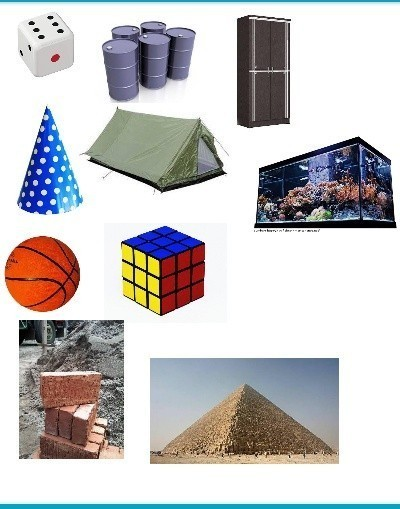
//> input picture bolatest.jpg, 400 x 509 px, given in place of the camera
$ ./segment   (built with g++ and OpenCV 4)
//> lines starting //> are read from the running program, lines starting //| are printed output that depends on the picture; after the words box and inside, x2 and y2 are one past the last pixel; in counts of white or black regions, pixels touching at a corner belong together
#include "opencv2/opencv.hpp"
#include "opencv2/core/core.hpp"
#include "opencv2/imgproc/imgproc.hpp"

using namespace cv;
using namespace std;

Vec3b Scalar_to_Vec3b(Scalar input){
    return Vec3b(input[0],input[1],input[2]);
}
void onTrackbar(int, void*){}


int frame_width=720,frame_height=720;

//green
int GL_H=40,GL_S=40,GL_V=40;
int GH_H=80,GH_S=255,GH_V=255;

//white
int WL_H=20,WL_S=0,WL_V=200;
int WH_H=225,WH_S=150,WH_V=255;

//orange
int OL_H=0,OL_S=100,OL_V=100;
int OH_H=20,OH_S=255,OH_V=255;

//raidus
int a=10,b=50;

int main(int argc, char** argv)
{
    VideoCapture cap(2);

    Mat frm=Mat::ones(frame_width,frame_height,CV_8UC3);
    const string videoStreamAddress = "https://10.252.133.72:8080/videofeed?something.mjpeg";
    // [5 lines of commented-out code are left out]

    namedWindow("Original", WINDOW_AUTOSIZE);
    //namedWindow("filter", WINDOW_AUTOSIZE);

    //namedWindow("setRad",WINDOW_FREERATIO);

    // namedWindow("white", WINDOW_AUTOSIZE);
    //namedWindow("green", WINDOW_AUTOSIZE);
    //namedWindow("orange", WINDOW_AUTOSIZE);*/

    // //green
    // createTrackbar("gLow_H","green",&GL_H,255,onTrackbar);
    // createTrackbar("gHigh_H","green",&GH_H,255,onTrackbar);
    // createTrackbar("gLow_S","green",&GL_S,255,onTrackbar);
    // createTrackbar("gHigh_S","green",&GH_S,255,onTrackbar);
    // createTrackbar("gLow_V","green",&GL_V,255,onTrackbar);
    // createTrackbar("gHigh_V","green",&GH_V,255,onTrackbar);

    //white
    // createTrackbar("wLow_H","white",&WL_H,255,onTrackbar);
    // createTrackbar("wHigh_H","white",&WH_H,255,onTrackbar);
    // createTrackbar("wLow_S","white",&WL_S,255,onTrackbar);
    // createTrackbar("wHigh_S","white",&WH_S,255,onTrackbar);
    // createTrackbar("wLow_V","white",&WL_V,255,onTrackbar);
    // createTrackbar("wHigh_V","white",&WH_V,255,onTrackbar);

    // //orange
    // createTrackbar("oLow_H","orange",&OL_H,255,onTrackbar);
    // createTrackbar("oHigh_H","orange",&OH_H,255,onTrackbar);
    // createTrackbar("oLow_S","orange",&OL_S,255,onTrackbar);
    // createTrackbar("oHigh_S","orange",&OH_S,255,onTrackbar);
    // createTrackbar("oLow_V","orange",&OL_V,255,onTrackbar);
    // createTrackbar("oHigh_V","orange",&OH_V,255,onTrackbar);


    //createTrackbar("a","setRad",&a,100,onTrackbar);
    //createTrackbar("b","setRad",&b,200,onTrackbar);

    while (true) {
        cap >> frm;
//> frm is the input picture: 509 rows x 400 cols, CV_8UC3; mean B, G, R 195.7, 195.2, 197.4

        if (frm.empty()) {
            break;
        }
        //GaussianBlur(frame, frame, Size(5, 5), 2, 2);

        Mat frame;
        bilateralFilter(frm,frame,15,95,45);
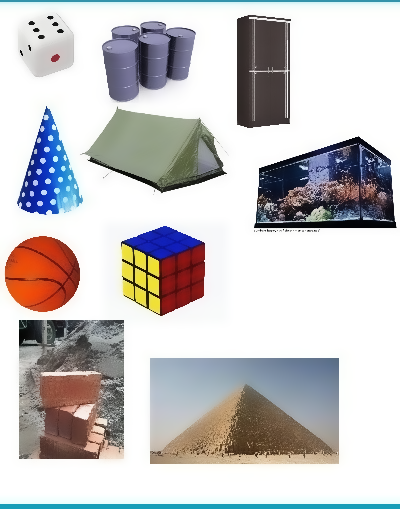
//> frame: 509 rows x 400 cols, CV_8UC3; mean B, G, R 195.7, 195.2, 197.6

        Mat hsv;
        cvtColor(frame, hsv, COLOR_BGR2HSV);
//> hsv: 509 rows x 400 cols, CV_8UC3; mean H, S, V 39.4, 38, 207.7

        Scalar lowerGreen = Scalar(GL_H, GL_S, GL_V);
        Scalar upperGreen = Scalar(GH_H,GH_S,GH_V);

        Scalar lowerWhite = Scalar(WL_H,WL_S,WL_V);
        Scalar upperWhite = Scalar(WH_H,WH_S,WH_V);

        Scalar lowerOren = Scalar(OL_H,OL_S,OL_V);
        Scalar upperOren = Scalar(OH_H,OH_S,OH_V);

        Mat greenMask, whiteMask, orenMask;
        inRange(hsv, lowerGreen, upperGreen, greenMask);
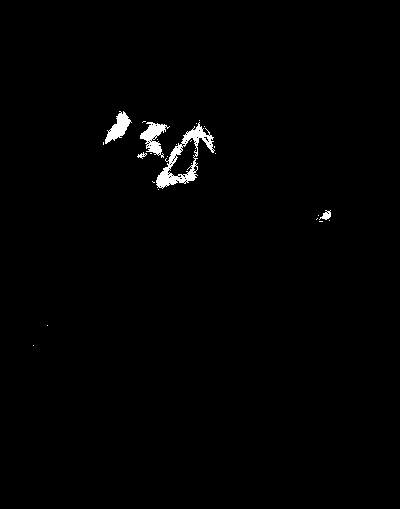
//> greenMask: 509 rows x 400 cols, CV_8UC1; 1% white; 26 white regions (21 under 20 px), largest, box (x1, y1, x2, y2) and area: (156, 122, 215, 189) 1043, (140, 122, 170, 158) 463, (105, 111, 132, 144) 393, (319, 210, 331, 220) 64, (137, 152, 147, 159) 30
        inRange(hsv, lowerWhite, upperWhite, whiteMask);
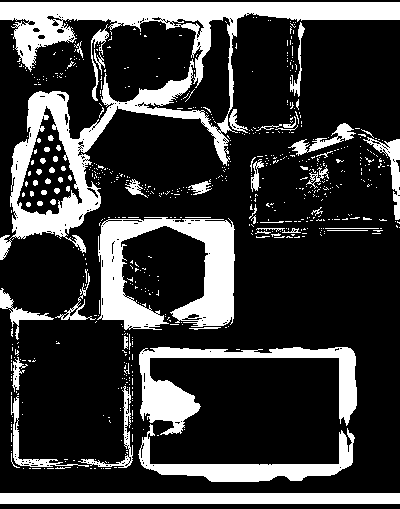
//> whiteMask: 509 rows x 400 cols, CV_8UC1; 23.3% white; 671 white regions (611 under 20 px), largest, box (x1, y1, x2, y2) and area: (0, 2, 400, 260) 18508, (97, 217, 235, 330) 7891, (139, 347, 357, 435) 5189
        inRange(hsv, lowerOren,upperOren,orenMask);
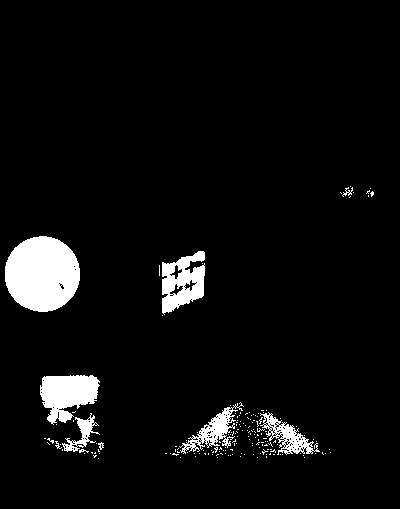
//> orenMask: 509 rows x 400 cols, CV_8UC1; 5.4% white; 171 white regions (161 under 20 px), largest, box (x1, y1, x2, y2) and area: (5, 236, 80, 312) 4464, (40, 375, 100, 425) 1952, (162, 251, 205, 315) 1715

        // [9 lines of commented-out code are left out]

        Mat combinedMask =greenMask | whiteMask | orenMask;
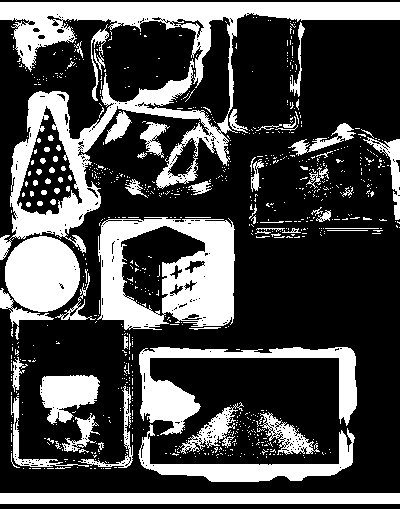
//> combinedMask: 509 rows x 400 cols, CV_8UC1; 29.7% white; 853 white regions (780 under 20 px), largest, box (x1, y1, x2, y2) and area: (0, 2, 400, 260) 19554, (97, 217, 235, 330) 9608, (139, 347, 357, 435) 5189

        Mat result=Mat::zeros(frame_width,frame_height,CV_8UC3);
        // [11 lines of commented-out code are left out]

        for(int i=0;i<hsv.cols;i++){
            for(int j=0;j<hsv.rows;j++){
                if(whiteMask.at<uchar>(j,i)){
                    result.at<Vec3b>(Point(i,j))=Scalar_to_Vec3b(Scalar(255,255,255));
                }
            }
        }
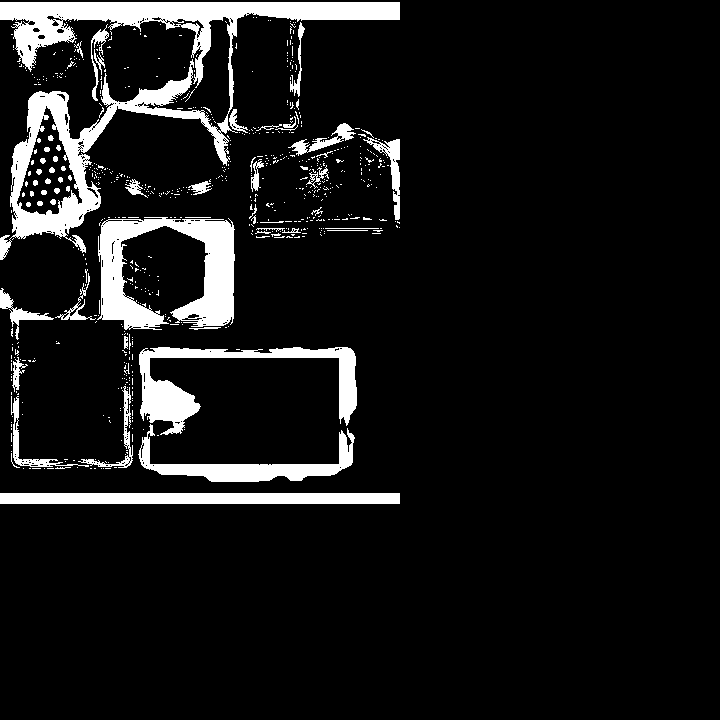
//> result: 720 rows x 720 cols, CV_8UC3; 9.2% white; 671 white regions (611 under 20 px), largest, box (x1, y1, x2, y2) and area: (0, 2, 400, 260) 18508, (97, 217, 235, 330) 7891, (139, 347, 357, 435) 5189


        imshow("Original", frame);
        imshow("filter", result);
        //imshow("wht",whiteMask);


        char key = waitKey(30);
//> the Esc key is pressed
        if (key == 27) // Press 'Esc' to exit the loop
            break;
    }

    return 0;
}

$ run again, on bolaoren.jpg
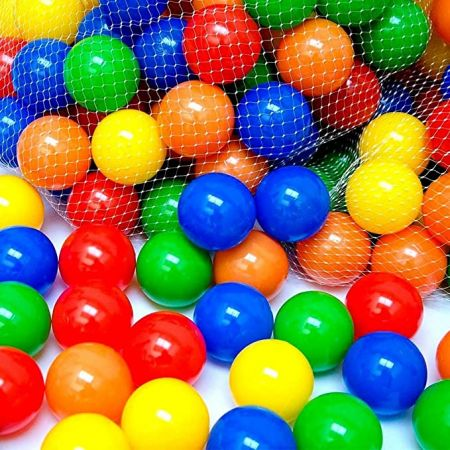
//> input picture bolaoren.jpg, 450 x 450 px, given in place of the camera
//> frm is the input picture: 450 rows x 450 cols, CV_8UC3; mean B, G, R 78.9, 117.9, 138.1
//> hsv: 450 rows x 450 cols, CV_8UC3; mean H, S, V 55.5, 213.6, 206.4
//> `inRange(hsv, lowerGreen, upperGreen, greenMask);`:
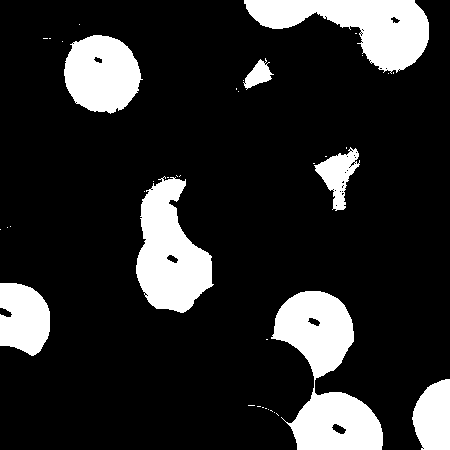
//> greenMask: 450 rows x 450 cols, CV_8UC1; 16.7% white; 39 white regions (31 under 20 px), largest, box (x1, y1, x2, y2) and area: (271, 291, 383, 450) 8882, (244, 0, 429, 74) 6771, (136, 176, 214, 313) 6511
//> whiteMask: 450 rows x 450 cols, CV_8UC1; 5.8% white; 465 white regions (417 under 20 px), largest, box (x1, y1, x2, y2) and area: (410, 295, 450, 389) 1839, (191, 362, 244, 432) 1672, (0, 410, 54, 450) 994
//> orenMask: 450 rows x 450 cols, CV_8UC1; 33.6% white; 71 white regions (61 under 20 px), largest, box (x1, y1, x2, y2) and area: (0, 110, 204, 427) 28578, (148, 0, 379, 189) 18556, (296, 95, 450, 340) 14902
//> combinedMask: 450 rows x 450 cols, CV_8UC1; 55.9% white; 171 black regions (149 under 20 px), largest, box (x1, y1, x2, y2) and area: (0, 0, 450, 450) 79778, (316, 310, 427, 450) 6533, (0, 409, 41, 439) 576
//> after the loop `for(int i=0;i<hsv.cols;i++)`:
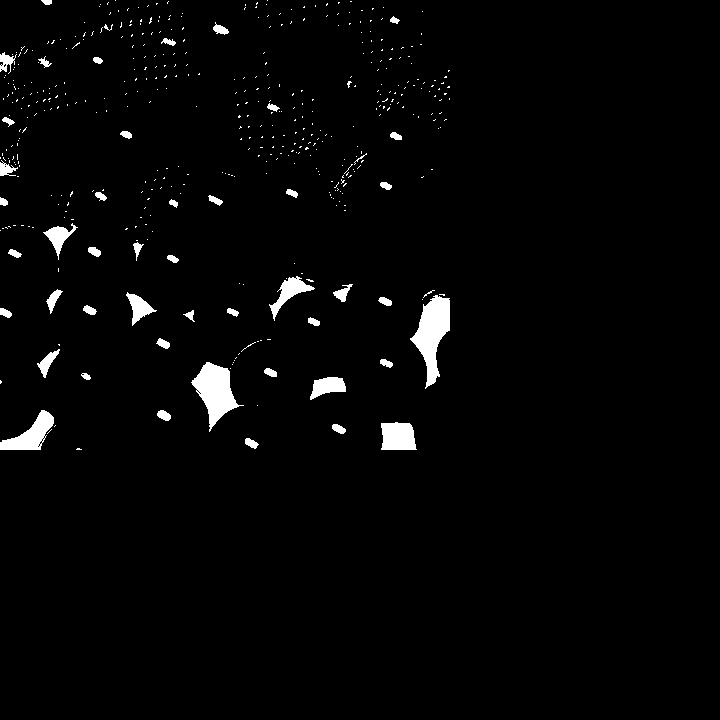
//> result: 720 rows x 720 cols, CV_8UC3; 2.3% white; 465 white regions (417 under 20 px), largest, box (x1, y1, x2, y2) and area: (410, 295, 450, 389) 1839, (191, 362, 244, 432) 1672, (0, 410, 54, 450) 994
